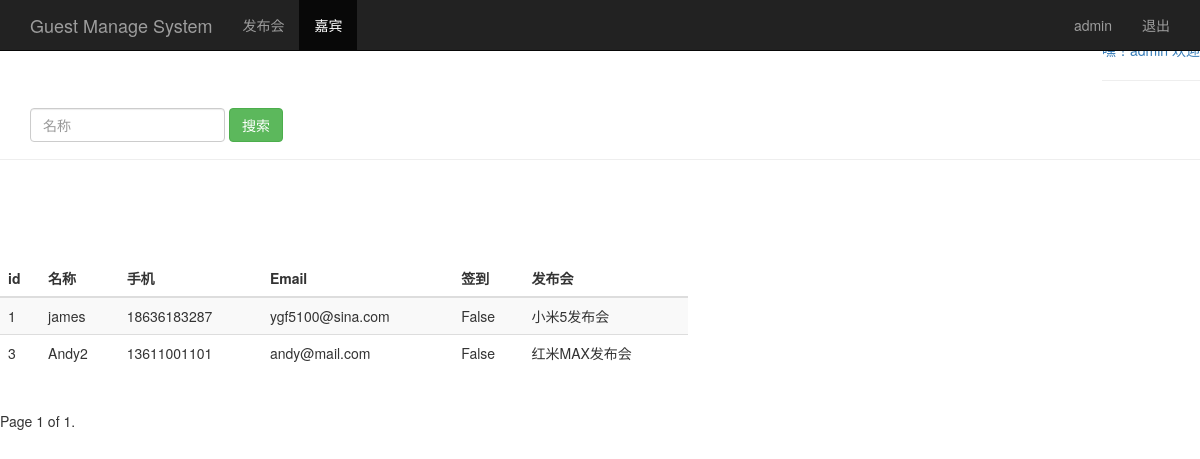
The page /guest_manage/ (signed in) on the database its author committed.
### sign/models.py (models this page shows, shortened)
class Guest(models.Model):
    event = models.ForeignKey(Event, on_delete=models.CASCADE, )  # 关联发布会id
    realname = models.CharField(max_length=64)  # 姓名
    phone = models.CharField(max_length=16)  # 手机号
    email = models.EmailField()  # 邮箱
    sign = models.BooleanField()  # 签到状态
    create_time = models.DateTimeField(auto_now=True)  # 创建时间（自动获取当前时间）
    class Meta:
        unique_together = ('phone', 'event')

class Event(models.Model):
    name = models.CharField(max_length=100)  # 发布会标题
    limit = models.IntegerField()  # 限制人数
    status = models.BooleanField()  # 状态
    address = models.CharField(max_length=200)  # 地址
    start_time = models.DateTimeField('events time')  # 发布会时间
    create_time = models.DateTimeField(auto_now=True)  # 创建时间（自动获取当前时间）
    def __str__(self):
        return self.name

### sign/views.py (the view)
# urls.py: url(r'^guest_manage/$', views.guest_manage),
@login_required
def guest_manage(request):
    username = request.session.get('user', '')
    guest_list = Guest.objects.all()  # 获取Guest全部数据对象
    paginator = Paginator(guest_list, 2)  # 把查询出来的所有嘉宾列表guest_list放到Paginator类中，划分每页显示2条数据
    page = request.GET.get('page')  # 通过GET请求得到当前要现实第几页的数据
    try:
        contacts = paginator.page(page)  # 获取第page页的数据
    except PageNotAnInteger:
        contacts = paginator.page(1)  # 如果page不是整数，取第一页面数据
    except EmptyPage:
        contacts = paginator.page(paginator.num_pages)  # 如果page不在范围内，取最后一页面数据
    return render(request, "guest_manage.html", {"user": username, "guests": contacts})

### sign/templates/guest_manage.html (shortened to what this page needs)
<!DOCTYPE html>
<html>
<head>
    {% load bootstrap3 %}
    {% bootstrap_css %}
</head>
<div style="float:right;">
    <a>嘿！{{ user }} 欢迎</a>
    <hr/>
</div>
<body role="document">
<nav class="navbar navbar-inverse navbar-fixed-top">
    <div class="container">
        <div class="navbar-header">
            <a class="navbar-brand" href="/event_manage/">Guest Manage System</a>
        </div>
        <div id="navbar" class="collapse navbar-collapse">
            <ul class="nav navbar-nav">
                <li><a href="/event_manage/">发布会</a>
                <li>
                <li class="active"><a href="/guest_manage/">嘉宾</a>
            </ul>
            <ul class="nav navbar-nav navbar-right">
                <li><a href="#">{{ user }}</a></li>
                <li><a href="/logout/">退出</a></li>
            </ul>
        </div>
    </div>
</nav>
<div class="page-header" style="padding-top: 60px;">
    <div id="navbar" class="navbar-collapse collapse">
        <form class="navbar-form" method="get" action="/search_realname/">
            <div class="form-group">
                <input name="realname" type="text" placeholder="名称" class="form-control">
            </div>
            <button type="submit" class="btn btn-success">搜索</button>
        </form>
    </div>
</div>
<div class="row" style="padding-top: 80px;">
    <div class="col-md-7">
        <table class="table table-striped">
            <thead>
            <tr>
                <th>id</th>
                <th>名称</th>
                <th>手机</th>
                <th>Email</th>
                <th>签到</th>
                <th>发布会</th>
            </tr>
            </thead>
            <tbody>
            {% for guest in guests %}
                <tr>
                    <td>{{ guest.id }}</td>
                    <td>{{ guest.realname }}</td>
                    <td>{{ guest.phone }}</td>
                    <td>{{ guest.email }}</td>
                    <td>{{ guest.sign }}</td>
                    <td>{{ guest.event }}</td
                </tr>
            {% endfor %}
            </tbody>
        </table>
    </div>
</div>
<div class="pagination">
    <span class="step-links">
        {% if search_realname %}
            {% if guests.has_previous %}
                <a href="?page={{ guests.previous_page_number }}&realname={{ search_realname }}">上一页</a>
            {% endif %}
            <span class="current">
                        Page {{ guests.number }} of {{ guests.paginator.num_pages }}.
                    </span>
            {% if guests.has_next %}
                <a href="?page={{ guests.next_page_number }}&realname={{ search_realname }}">下一页</a>
            {% endif %}
        {% else %}
            <span class="current">
                        Page {{ guests.number }} of {{ guests.paginator.num_pages }}.
                    </span>
        {% endif %}
    </span>
</div>
</body>
</html>

### rows shown on the page
Guest: id "1", realname "james", phone "18636183287", email "ygf5100@sina.com", sign "False", event "小米5发布会"
Guest: id "3", realname "Andy2", phone "13611001101", email "andy@mail.com", sign "False", event "红米MAX发布会"

### other values the page prints
{{ user }} "admin"
{{ guests.number }} "1"
{{ guests.paginator.num_pages }} "1"
